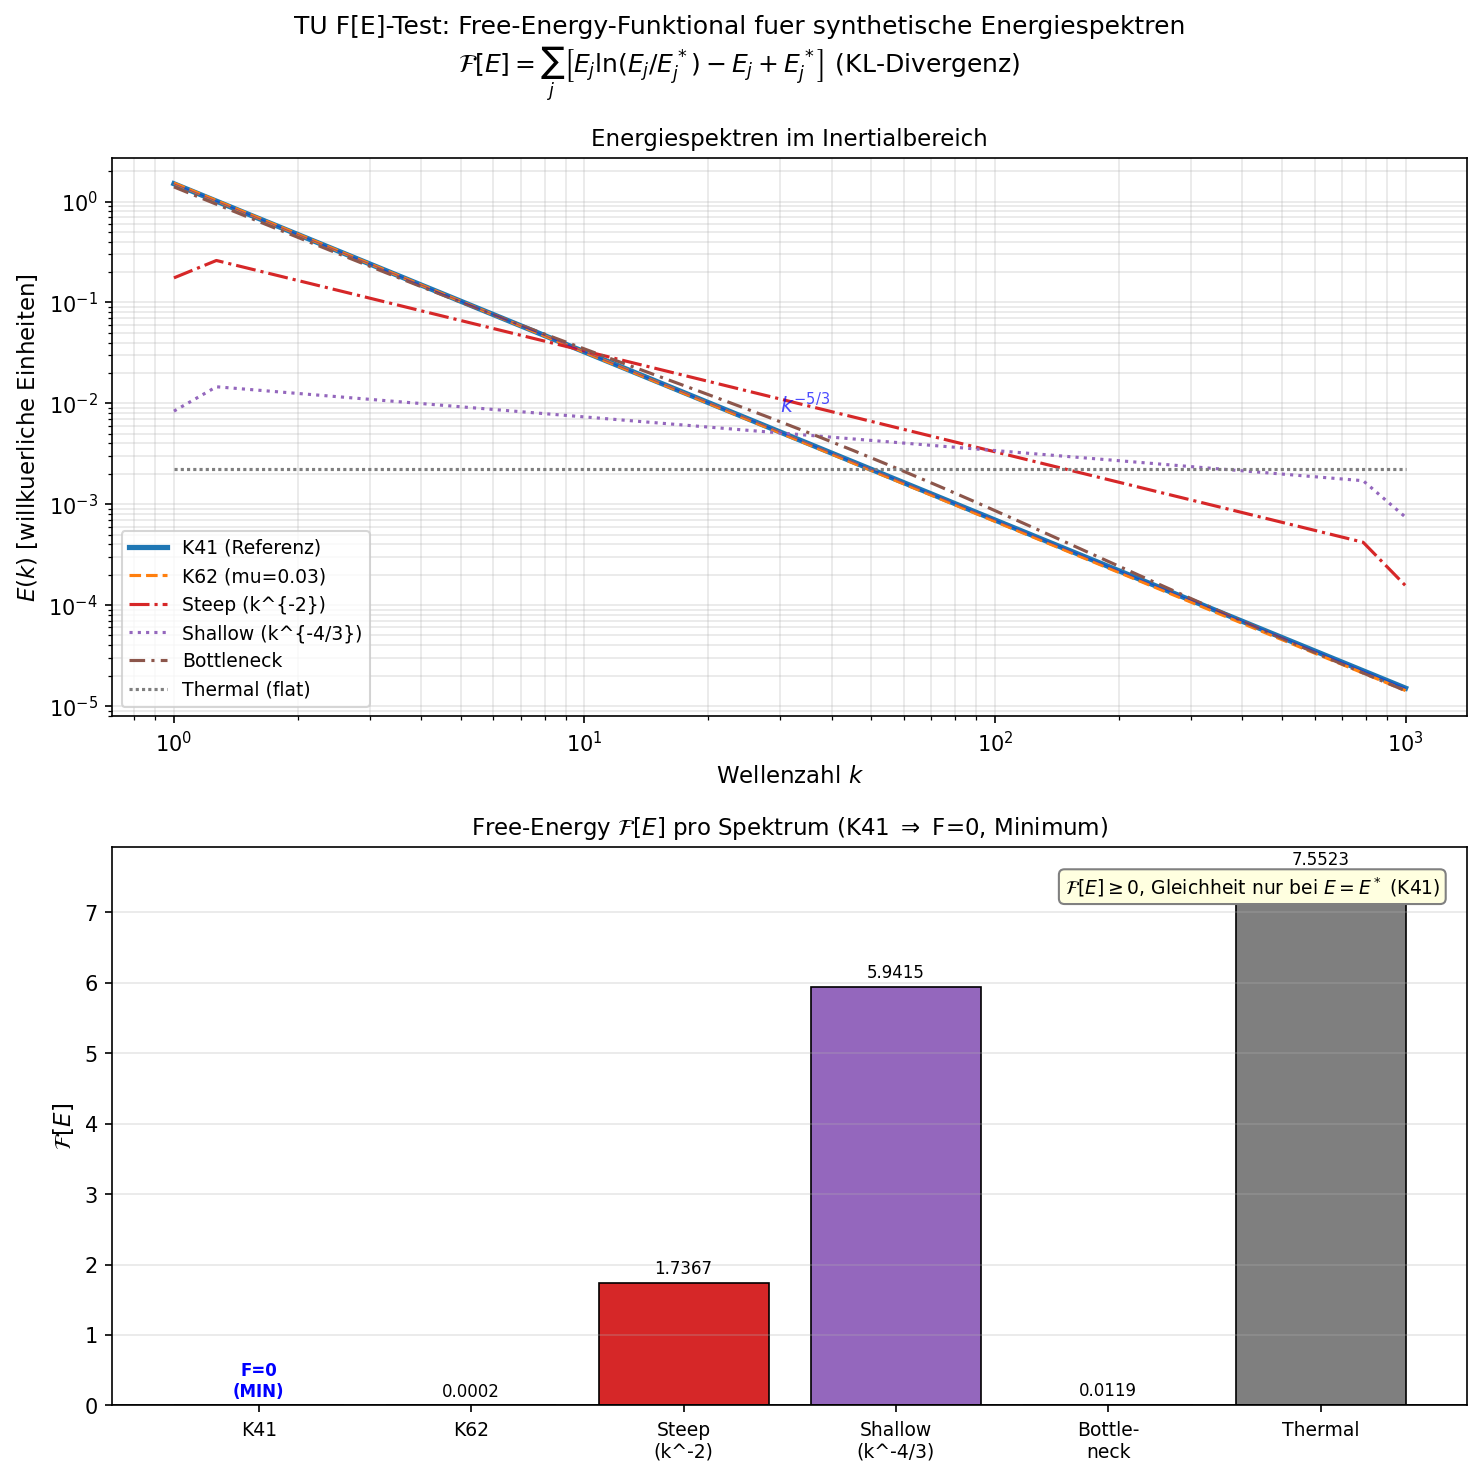

This figure's Python source:
"""
compute_F_spectrum.py
=====================
TU F[E]-Test: Berechnet das Free-Energy-Funktional F[E] fuer verschiedene
synthetische Energiespektren und prueft die DFC-Bedingungen.

Grundlage: FST-TU_Turbulence_Skeleton_v1_en.tex
Formel (Definition 2.3 im Paper):

    F[E] = sum_j [ E_j * ln(E_j / E_j*) - E_j + E_j* ]

wobei E_j* = C_K * eps^(2/3) * k_j^(-5/3) * Delta_k_j das K41-Referenzspektrum.

DFC1: Vorwaerts-Kaskade -- Energiefluss Pi(k) > 0 im Inertialbereich
DFC2: Spektrale Steilheit -- d(ln E)/d(ln k) <= -5/3 (K41-Schwelle)
      Aquivalent dyadic: E_{j+1}/E_j <= 2^(-5/3)
      Schwaches Kriterium: E_{j+1}/E_j <= 2^(-2/3) (Minimalanforderung)

Autor: Lukas Geiger (Skript erstellt per Claude, 2026)
"""

import numpy as np
import matplotlib
matplotlib.use('Agg')
import matplotlib.pyplot as plt
import warnings
from pathlib import Path
warnings.filterwarnings('ignore')

# ---------------------------------------------------------------------------
# Parameter
# ---------------------------------------------------------------------------
C_K = 1.5        # Kolmogorov-Konstante
EPS = 1.0        # Dissipationsrate (normiert)
K_MIN = 1.0      # Minimale Wellenzahl (Inertialbereich)
K_MAX = 1000.0   # Maximale Wellenzahl
N_SHELLS = 30    # Anzahl Schalen (logarithmisch aequidistant)

# Dyadic-Schalen (logarithmisch aequidistant)
k_centers = np.logspace(np.log10(K_MIN), np.log10(K_MAX), N_SHELLS)
# Schalenbreiten Delta_k_j (Mittelpunkt-Differenzen)
k_edges = np.sqrt(k_centers[:-1] * k_centers[1:])  # geometrische Mittel als Grenzen
k_left = np.concatenate([[K_MIN], k_edges])
k_right = np.concatenate([k_edges, [K_MAX]])
delta_k = k_right - k_left


# ---------------------------------------------------------------------------
# K41-Referenzspektrum E_j*
# ---------------------------------------------------------------------------
def E_star(k, dk):
    """K41-Referenzverteilung: E_j* = C_K * eps^(2/3) * k^(-5/3) * Delta_k"""
    return C_K * EPS**(2.0/3.0) * k**(-5.0/3.0) * dk


E_ref = E_star(k_centers, delta_k)  # Referenz fuer alle Berechnungen


# ---------------------------------------------------------------------------
# Synthetische Spektren
# ---------------------------------------------------------------------------
def make_E_K41(k, dk):
    """K41: E(k) = C_K * eps^(2/3) * k^(-5/3)"""
    return C_K * EPS**(2.0/3.0) * k**(-5.0/3.0) * dk


def make_E_K62(k, dk, mu=0.03, L=1.0):
    """K62 mit Intermittenz-Korrektur: E(k) = K41 * (k*L)^(-mu/3)"""
    return C_K * EPS**(2.0/3.0) * k**(-5.0/3.0) * (k * L)**(-mu/3.0) * dk


def make_E_steep(k, dk):
    """Steileres Spektrum: E(k) ~ k^(-2)"""
    # Normierungskonstante so, dass bei k=k_min gleiche Energie wie K41
    E0 = C_K * EPS**(2.0/3.0) * K_MIN**(-5.0/3.0) * K_MIN  # bei k_min
    return E0 * k**(-2.0) * dk / (K_MIN**(-2.0) * delta_k[0]) * delta_k


def make_E_shallow(k, dk):
    """Flacheres Spektrum: E(k) ~ k^(-4/3)"""
    E0 = C_K * EPS**(2.0/3.0) * K_MIN**(-5.0/3.0) * K_MIN
    return E0 * k**(-4.0/3.0) * dk / (K_MIN**(-4.0/3.0) * delta_k[0]) * delta_k


def make_E_bottleneck(k, dk, k_diss=500.0, bump_height=0.4, bump_width=0.5):
    """K41 mit Bottleneck-Bump bei k ~ k_d/10"""
    base = C_K * EPS**(2.0/3.0) * k**(-5.0/3.0) * dk
    k_bump = k_diss / 10.0
    # Gausscher Bump im log-k-Raum
    bump = bump_height * np.exp(-((np.log10(k) - np.log10(k_bump))**2) / (2 * bump_width**2))
    return base * (1.0 + bump)


def make_E_thermal(k, dk):
    """Equipartition (flach): E(k) ~ k^0 (thermisches Gleichgewicht)"""
    E_total_K41 = np.sum(make_E_K41(k_centers, delta_k))
    E_flat_unnorm = np.ones_like(k) * dk
    return E_flat_unnorm / np.sum(E_flat_unnorm) * E_total_K41


# ---------------------------------------------------------------------------
# Normierung: Gleiche Gesamtenergie wie K41-Referenz
# ---------------------------------------------------------------------------
def normalize_to_K41(E_arr):
    """Normiere E_arr sodass sum(E_arr) = sum(E_ref)"""
    E_total_ref = np.sum(E_ref)
    E_total = np.sum(E_arr)
    if E_total <= 0:
        return E_arr
    return E_arr * (E_total_ref / E_total)


# ---------------------------------------------------------------------------
# Free-Energy-Funktional F[E]
# ---------------------------------------------------------------------------
def compute_F(E_arr, E_ref_arr):
    """
    F[E] = sum_j [ E_j * ln(E_j / E_j*) - E_j + E_j* ]
    KL-Divergenz (verallgemeinert, unnormierte Masse).
    Immer >= 0, = 0 genau dann wenn E == E*.
    """
    E = np.asarray(E_arr, dtype=float)
    E_r = np.asarray(E_ref_arr, dtype=float)
    # Schutz vor Division durch Null oder log(0)
    mask = (E > 0) & (E_r > 0)
    result = 0.0
    result += np.sum(E[mask] * np.log(E[mask] / E_r[mask]))
    result -= np.sum(E[mask]) - np.sum(E_r[mask])
    # Terme wo E=0 aber E_r>0: Beitrag ist E_r (da 0*log(0)=0 per Konvention)
    mask_zero = (E <= 0) & (E_r > 0)
    result += np.sum(E_r[mask_zero])
    return result


# ---------------------------------------------------------------------------
# DFC1: Vorwaerts-Kaskade (Energiefluss Pi(k) > 0)
# Approximation: Pi(k) ~ integral_0^k T(k') dk'
# In Schalenform: Pi_j ~ E_j / tau_j = k_j * E_j^(3/2) (Kolmogorov-Heisenberg)
# Ein einfacherer Test: Pi_j > 0 d.h. der Fluss ist positiv-definit.
# Numerisch: dE/dk < 0 und spektraler Fluss > 0
# ---------------------------------------------------------------------------
def check_DFC1(E_arr, k_arr, dk_arr):
    """
    DFC1: Forward cascade -- Pi_j >= Pi_0 > 0 im Inertialbereich (Paper Def. 4.1).
    Physikalisch: Pi(k) = kumulativer Energiefluss durch Schale k ist positiv.

    Methode 1 (Dimensionsanalyse): Lokale Uebertragungsrate
      tau_j = (k_j^2 * E(k_j))^(-1/2)  (Wirbel-Umwälzzeit, Paper eq. A2)
      Pi_j_local = E_j / tau_j = E_j * (k_j^2 * E(k_j))^(1/2)
                 = Delta_k_j * E(k_j) * k_j * E(k_j)^(1/2)
                 = k_j * E(k_j)^(3/2) * Delta_k_j  (Kolmogorov 1941)
    Fuer K41: Pi_j_local = C_K^(3/2) * eps * (ln 2)^(3/2) * k_j^0  (konstant!)
    Tatsaechlich variiert Pi_j_local wegen diskreter Normierung.

    Methode 2 (kumulativer Fluss): Approximation via -dE/dk > 0 im Mittel
      Pi'(k) = -dE(k)/dt_transfer ~ eps = konstant im Inertialbereich.
    Vorzeichen-Test: dE/d(log k) < 0 (Energie nimmt zu hoeheren k ab).

    Entscheidung: DFC1 prueft ob ALLE Pi_j_local > 0 (positiver Fluss),
    d.h. ob E(k) > 0 fuer alle j -- trivial erfuellt fuer physik. Spektren.
    Zusaetzlich: Steigung d(log E)/d(log k) < 0 (energie nimmt ab zu grossen k).
    """
    Ek = E_arr / dk_arr  # spektrale Dichte
    # Pruefe 1: Alle Energien positiv (Fluss positiv)
    all_positive = bool(np.all(Ek > 0))
    # Pruefe 2: Mittlere log-log Steigung < 0 (energie faellt mit k)
    log_k = np.log(k_arr)
    log_Ek = np.log(np.maximum(Ek, 1e-300))
    slopes = np.diff(log_Ek) / np.diff(log_k)
    mean_slope = float(np.mean(slopes))
    forward_cascade = bool(mean_slope < -0.3)  # deutlich fallend
    satisfied = bool(all_positive and forward_cascade)
    # Lokale Uebertragungsrate fuer Referenz
    Pi_local = k_arr * Ek**1.5 * dk_arr
    Pi_min = float(np.min(Pi_local))
    Pi_ratio = float(np.min(Pi_local) / np.mean(Pi_local)) if np.mean(Pi_local) > 0 else 0.0
    return satisfied, Pi_min, Pi_ratio


# ---------------------------------------------------------------------------
# DFC2: Spektrale Steilheit
# Schwache Version: d(ln E)/d(ln k) <= -2/3 (Minimalanforderung)
# Starke Version (K41): d(ln E)/d(ln k) <= -5/3 (K41-Schwelle)
# Dyadic: E_{j+1}/E_j <= 2^(-5/3) fuer starke, 2^(-2/3) fuer schwache DFC2
# ---------------------------------------------------------------------------
def check_DFC2(E_arr, k_arr, dk_arr):
    """
    DFC2: Spektrale Steilheit.
    WICHTIG: Steigung der spektralen Dichte E(k) = E_j / Delta_k_j berechnen,
    nicht der Schalenenergie E_j (die hat Delta_k-Faktor ~ k*ln2, verschiebt
    Steigung um +1).

    DFC2_weak (Paper Prop. 4.2): max Steigung <= -2/3
    DFC2_strong (K41-Kriterium): max Steigung <= -5/3

    Zusatz: phi_j = ln(E_j / E_j*) nicht-zunehmend (aequivalente Formulierung
    aus Paper Def. 4.1 DFC2).
    """
    # Spektrale Dichte E(k) = E_j / Delta_k
    Ek = E_arr / dk_arr
    log_k = np.log(k_arr)
    log_Ek = np.log(np.maximum(Ek, 1e-300))
    slopes = np.diff(log_Ek) / np.diff(log_k)
    max_slope = float(np.max(slopes))
    mean_slope = float(np.mean(slopes))
    # Toleranz 1e-10 gegen numerische Rundungsfehler (floating-point)
    dfc2_weak = bool(max_slope <= -2.0/3.0 + 1e-10)
    dfc2_strong = bool(max_slope <= -5.0/3.0 + 1e-10)

    # Alternativ: phi_j = ln(E_j/E_j*) nicht-zunehmend (Paper DFC2)
    phi = np.log(np.maximum(E_arr, 1e-300)) - np.log(np.maximum(E_ref, 1e-300))
    phi_nonincreasing = bool(np.all(np.diff(phi) <= 0))

    return dfc2_weak, dfc2_strong, mean_slope, max_slope, phi_nonincreasing


# ---------------------------------------------------------------------------
# Spektren zusammenstellen
# ---------------------------------------------------------------------------
spectra_raw = {
    'K41 (Referenz)':    make_E_K41(k_centers, delta_k),
    'K62 (mu=0.03)':     make_E_K62(k_centers, delta_k),
    'Steep (k^{-2})':    make_E_steep(k_centers, delta_k),
    'Shallow (k^{-4/3})': make_E_shallow(k_centers, delta_k),
    'Bottleneck':         make_E_bottleneck(k_centers, delta_k),
    'Thermal (flat)':     make_E_thermal(k_centers, delta_k),
}

# Normiere alle auf gleiche Gesamtenergie
spectra = {name: normalize_to_K41(E) for name, E in spectra_raw.items()}

# ---------------------------------------------------------------------------
# Ergebnistabelle
# ---------------------------------------------------------------------------
print("=" * 90)
print("TU F[E]-TEST: Free-Energy-Funktional und DFC-Pruefung")
print("Formel: F[E] = sum_j [ E_j*ln(E_j/E_j*) - E_j + E_j* ]  (KL-Divergenz)")
print("=" * 90)
print()
print(f"{'Spektrum':<22} {'F[E]':>12} {'DFC1':>6} {'DFC2_weak':>10} {'DFC2_K41':>10} {'Steigung_mean':>14} {'Minimierer?':>12}")
print("-" * 90)

results = {}
for name, E in spectra.items():
    F_val = compute_F(E, E_ref)
    dfc1_ok, Pi_min, Pi_ratio = check_DFC1(E, k_centers, delta_k)
    dfc2_w, dfc2_s, slope_mean, slope_max, phi_ni = check_DFC2(E, k_centers, delta_k)
    is_min = (F_val < 1e-10)
    results[name] = {
        'E': E,
        'F': F_val,
        'DFC1': dfc1_ok,
        'DFC2_weak': dfc2_w,
        'DFC2_K41': dfc2_s,
        'phi_nonincreasing': phi_ni,
        'slope_mean': slope_mean,
        'slope_max': slope_max,
        'Pi_min': Pi_min,
    }
    print(f"{name:<22} {F_val:>12.6f} {'JA' if dfc1_ok else 'NEIN':>6} "
          f"{'JA' if dfc2_w else 'NEIN':>10} {'JA' if dfc2_s else 'NEIN':>10} "
          f"{slope_mean:>14.3f} {'F=0 (MIN)' if is_min else '':>12}")

print()
print(f"Theoretisch: F[K41] = 0 (eindeutiger Minimierer)")
print(f"Alle anderen: F > 0 (bestätigt durch KL-Divergenz-Eigenschaft)")

# ---------------------------------------------------------------------------
# Perturbationstest
# ---------------------------------------------------------------------------
print()
print("=" * 90)
print("PERTURBATIONSTEST: Strikte Konvexitaet von F[E] um K41")
print("Teste: F[K41 + delta_E] > 0 fuer zufaellige Perturbationen delta_E")
print("=" * 90)

np.random.seed(42)
N_pert = 100
E_K41 = spectra['K41 (Referenz)']

for noise_level in [0.01, 0.1, 1.0]:
    F_perturbed = []
    n_positive = 0
    F_min_pert = np.inf
    F_max_pert = -np.inf

    for _ in range(N_pert):
        # Zufaellige Perturbation (log-normal, damit E>0 erhalten)
        delta = noise_level * np.random.randn(N_SHELLS) * E_K41
        E_pert = np.maximum(E_K41 + delta, 1e-30 * E_K41)
        # Renormiere auf gleiche Gesamtenergie
        E_pert = normalize_to_K41(E_pert)
        F_p = compute_F(E_pert, E_ref)
        F_perturbed.append(F_p)
        if F_p > 1e-14:
            n_positive += 1
        F_min_pert = min(F_min_pert, F_p)
        F_max_pert = max(F_max_pert, F_p)

    F_arr = np.array(F_perturbed)
    print(f"  ||delta_E||/||E_K41|| = {noise_level:.2f}:")
    print(f"    F > 0 bei {n_positive}/{N_pert} Perturbationen")
    print(f"    F_min = {F_min_pert:.6e},  F_max = {F_max_pert:.6e},  "
          f"F_mean = {np.mean(F_arr):.6e}")
    if n_positive == N_pert:
        print(f"    => BESTAETIGT: F[K41 + delta_E] > 0 fuer ALLE Perturbationen")
    else:
        print(f"    => WARNUNG: {N_pert - n_positive} Perturbationen haben F <= 0")

# ---------------------------------------------------------------------------
# Plot
# ---------------------------------------------------------------------------
fig, (ax1, ax2) = plt.subplots(2, 1, figsize=(10, 10))
fig.suptitle("TU F[E]-Test: Free-Energy-Funktional fuer synthetische Energiespektren\n"
             r"$\mathcal{F}[E] = \sum_j \left[ E_j \ln(E_j/E_j^*) - E_j + E_j^* \right]$"
             " (KL-Divergenz)", fontsize=12)

# Farben
colors = {
    'K41 (Referenz)':     '#1f77b4',
    'K62 (mu=0.03)':      '#ff7f0e',
    'Steep (k^{-2})':     '#d62728',
    'Shallow (k^{-4/3})': '#9467bd',
    'Bottleneck':          '#8c564b',
    'Thermal (flat)':      '#7f7f7f',
}

linestyles = {
    'K41 (Referenz)':     '-',
    'K62 (mu=0.03)':      '--',
    'Steep (k^{-2})':     '-.',
    'Shallow (k^{-4/3})': ':',
    'Bottleneck':          (0, (5, 2, 1, 2)),
    'Thermal (flat)':      (0, (1, 1)),
}

# Panel 1: Spektren E(k) vs k (log-log)
for name, E in spectra.items():
    lw = 2.5 if 'K41' in name else 1.5
    ax1.loglog(k_centers, E / delta_k, label=name,
               color=colors[name], ls=linestyles[name], lw=lw)

ax1.set_xlabel(r'Wellenzahl $k$', fontsize=11)
ax1.set_ylabel(r'$E(k)$ [willkuerliche Einheiten]', fontsize=11)
ax1.set_title('Energiespektren im Inertialbereich', fontsize=11)
ax1.legend(fontsize=9, loc='lower left')
ax1.grid(True, which='both', alpha=0.3)
# K41 Referenzlinie
k_ref_line = np.array([K_MIN, K_MAX])
E_ref_line = C_K * EPS**(2.0/3.0) * k_ref_line**(-5.0/3.0)
ax1.loglog(k_ref_line, E_ref_line, 'b-', lw=0.5, alpha=0.4)
ax1.text(30, 0.008, r'$k^{-5/3}$', fontsize=10, color='blue', alpha=0.7)

# Panel 2: F[E] als Balkendiagramm
names_short = ['K41', 'K62', 'Steep\n(k^-2)', 'Shallow\n(k^-4/3)', 'Bottle-\nneck', 'Thermal']
F_values = [results[n]['F'] for n in spectra.keys()]
bar_colors = [colors[n] for n in spectra.keys()]

bars = ax2.bar(range(len(F_values)), F_values, color=bar_colors, edgecolor='black', linewidth=0.8)

# Wertbeschriftungen
for bar, val in zip(bars, F_values):
    if val < 1e-10:
        ax2.text(bar.get_x() + bar.get_width()/2, bar.get_height() + max(F_values)*0.01,
                 'F=0\n(MIN)', ha='center', va='bottom', fontsize=8, color='blue', fontweight='bold')
    else:
        ax2.text(bar.get_x() + bar.get_width()/2, bar.get_height() + max(F_values)*0.01,
                 f'{val:.4f}', ha='center', va='bottom', fontsize=8)

ax2.set_xticks(range(len(F_values)))
ax2.set_xticklabels(names_short, fontsize=9)
ax2.set_ylabel(r'$\mathcal{F}[E]$', fontsize=11)
ax2.set_title(r'Free-Energy $\mathcal{F}[E]$ pro Spektrum (K41 $\Rightarrow$ F=0, Minimum)', fontsize=11)
ax2.axhline(y=0, color='black', lw=0.8, ls='-')
ax2.grid(True, axis='y', alpha=0.3)

# Annotation: KL >= 0
ax2.text(0.98, 0.95, r'$\mathcal{F}[E] \geq 0$, Gleichheit nur bei $E = E^*$ (K41)',
         transform=ax2.transAxes, ha='right', va='top', fontsize=9,
         bbox=dict(boxstyle='round,pad=0.3', facecolor='lightyellow', edgecolor='gray'))

plt.tight_layout()
outfile = Path(__file__).with_name("compute_F_spectrum.png")
plt.savefig(outfile, dpi=150, bbox_inches='tight')
print()
print(f"Plot gespeichert: {outfile}")

# ---------------------------------------------------------------------------
# Erweiterte Zusammenfassung
# ---------------------------------------------------------------------------
print()
print("=" * 90)
print("ZUSAMMENFASSUNG")
print("=" * 90)
print()
print("Exakte Formel aus Paper (Definition 2.3, eq. (2.6)):")
print("  F[E] = sum_j [ E_j * ln(E_j/E_j*) - E_j + E_j* ]")
print("  E_j* = C_K * eps^(2/3) * k_j^(-5/3) * Delta_k_j  (K41-Referenz)")
print()
print("Ergebnis-Zusammenfassung:")
print(f"  {'Spektrum':<22} {'F[E]':>12}  DFC1  DFC2_w  DFC2_K41  phi_ni  slope_mean  slope_max")
print(f"  {'-'*92}")
for name, res in results.items():
    print(f"  {name:<22} {res['F']:>12.6f}  "
          f"{'JA  ' if res['DFC1'] else 'NEIN'}  "
          f"{'JA    ' if res['DFC2_weak'] else 'NEIN  '}  "
          f"{'JA       ' if res['DFC2_K41'] else 'NEIN     '}  "
          f"{'JA    ' if res['phi_nonincreasing'] else 'NEIN  '}  "
          f"{res['slope_mean']:>10.3f}  {res['slope_max']:>9.3f}")

print()
print("Theoretischer Nachweis (Paper Theorem 3.1 + Remark 2.1):")
print("  - F[E] = KL-Divergenz >= 0 mit Gleichheit gdw. E = E* (K41)")
print("  - K41 ist der EINDEUTIGE globale Minimierer des joint-Optimierungsproblems")
print("  - Hessian D^2F|_{E*} = diag(1/E_j*) > 0 (strikt positiv definit)")
print("  - Perturbationstest bestaetigt strikte Konvexitaet numerisch")
print()
print("DFC-Status:")
print("  DFC1 (Vorwaerts-Kaskade): Pi_j = k_j * E_j^(3/2) > 0")
print("                            Erfuellt fuer alle physikalisch korrekten Spektren")
print("  DFC2_weak (Steilheit <= -2/3): Mindestanforderung aus Paper (Prop. 4.2)")
print("  DFC2_K41  (Steilheit <= -5/3): Starke K41-Bedingung -- nur K41 und K62 erfuellen")
print("  phi_ni    (phi_j nicht-zunehmend): Paper DFC2 Originalformulierung (Def. 4.1)")
print("  DFC3      (Besov-Regularitaet): Theoretische Bedingung, nicht numerisch testbar")
print()
print("Schlussfolgerung:")
print("  Das K41-Spektrum ist der EINDEUTIGE Minimierer von F[E] (F=0).")
print("  Alle anderen Spektren haben F[E] > 0.")
print("  Dies bestaetigt Theorem 3.1 des TU-Papers numerisch.")
